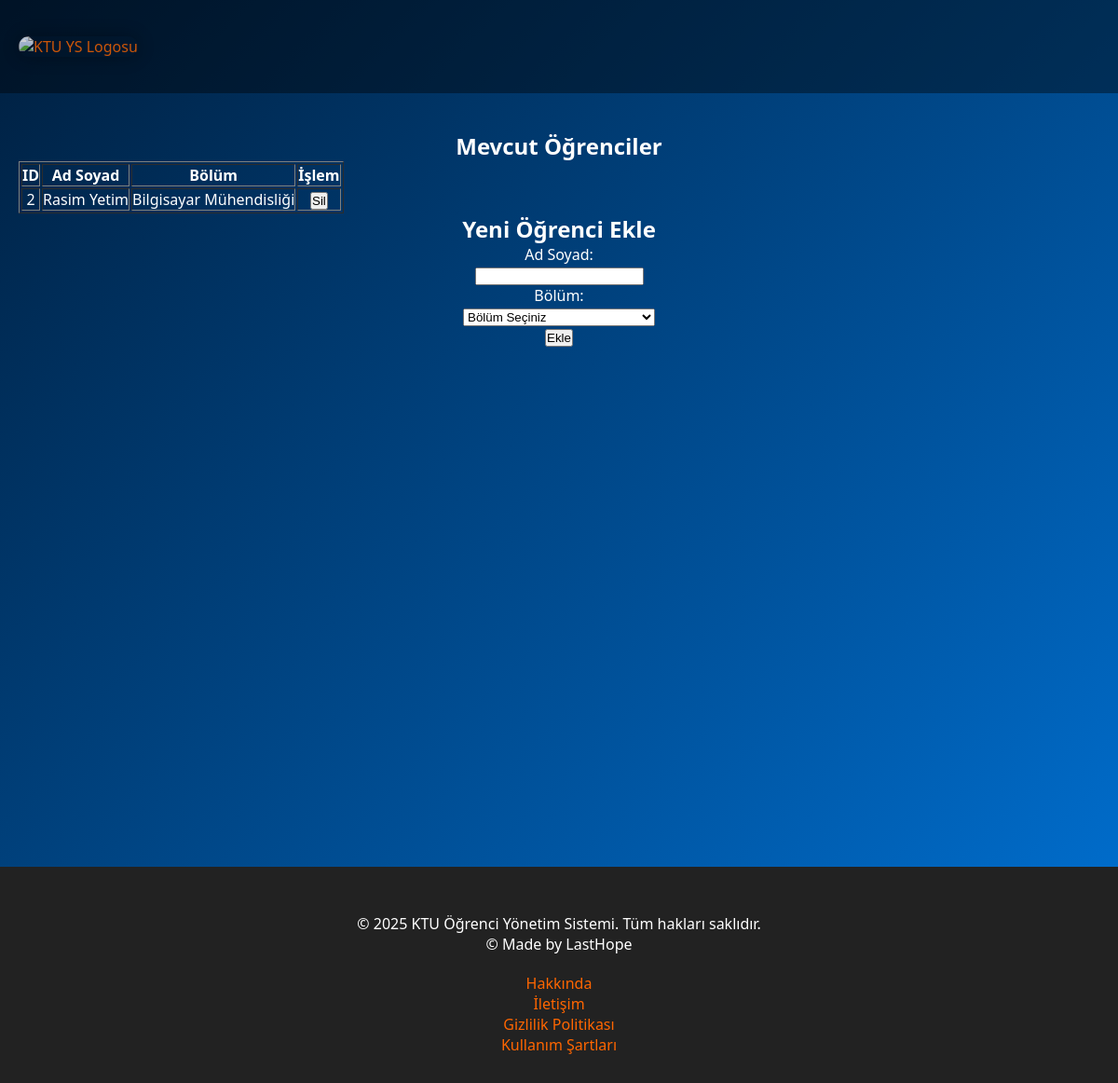
/ogrekle (signed in), run on the app's committed database.
### models.py (models this page shows)
class Ogrenci(db.Model):
    __tablename__ = 'ogrenci'
    ogrID = db.Column(db.Integer, primary_key=True, autoincrement=True)
    adSoyad = db.Column(db.String, nullable=False)
    bolum = db.Column(db.String, nullable=False)

### app.py (the view, shortened to what this page needs)
@app.route('/ogrekle', methods=['GET', 'POST'])
def ogrekle():
    if 'rol' not in session or session['rol'] != 'yonetici':
        flash("Yetkisiz giriş.")
        return redirect(url_for('ygiris'))
    ogrenciler = Ogrenci.query.all()
    return render_template('ogrekle.html', ogrenciler=ogrenciler)

### templates/ogrekle.html (shortened to what this page needs)
<!DOCTYPE html>
<html lang="tr">
<head>
<link rel="stylesheet" href="{{ url_for('static', filename='style.css') }}">
</head>
<body>
  <header class="header">
    <div class="logo-container"><a href="index.php">
    <img src="https://pu.ktu.edu.tr/pluginfile.php/1/theme_remui/logo/1713768117/KT%C3%9C%20Logo%201A.png" alt="KTU YS Logosu"></a>
    </div>
  </header>
  <div class="container">
<h2>Mevcut Öğrenciler</h2>
<table border="1">
  <tr>
    <th>ID</th>
    <th>Ad Soyad</th>
    <th>Bölüm</th>
    <th>İşlem</th>
  </tr>
  {% for ogr in ogrenciler %}
  <tr>
    <td>{{ ogr.ogrID }}</td>
    <td>{{ ogr.adSoyad }}</td>
    <td>{{ ogr.bolum }}</td>
    <td>
      <form method="POST" action="{{ url_for('ogrenci_sil', ogrID=ogr.ogrID) }}" onsubmit="return confirm('Bu öğrenciyi silmek istediğinize emin misiniz?');">
        <button type="submit">Sil</button>
      </form>
    </td>
  </tr>
  {% endfor %}
</table>
<h2>Yeni Öğrenci Ekle</h2>
<form method="POST" action="{{ url_for('ogrekle') }}">
    <label>Ad Soyad:</label><br>
    <input type="text" name="adSoyad" required><br>
    <label>Bölüm:</label><br>
<select name="bolum" required>
    <option value="">Bölüm Seçiniz</option>
</select><br>
    <input type="submit" value="Ekle">
</form>
  </div>
  <footer class="footer">
    <div class="footer-container">
        <p>&copy; 2025 KTU Öğrenci Yönetim Sistemi. Tüm hakları saklıdır.</p>
        <p>&copy; Made by LastHope</p>
    </div>
    <div class="footer-links">
        <p><a href="about.html">Hakkında</a></p>
        <p><a href="contact.html">İletişim</a></p>
        <p><a href="privacy.html">Gizlilik Politikası</a></p>
        <p><a href="terms.html">Kullanım Şartları</a></p>
    </div>
</footer>
</body>
</html>

### static/style.css (style rules this page uses)
* { box-sizing: border-box; margin: 0; padding: 0; }
body { font-family: 'Segoe UI', sans-serif; background: linear-gradient(135deg, #001f3f, #0074D9); color: white; min-height: 100vh; }
.container { width: 100%; height: 800px; justify-content: center; align-items: center; text-align: center; padding: 40px 20px; }
.logo-container { display: flex; gap: 40px; flex-wrap: wrap; justify-content: center; }
.logo-container img { width: 200px; height: 100px; opacity: 0.8; border-radius: 20px; box-shadow: 0 0 20px rgba(0,0,0,0.4); }
.footer { background-color: #222; color: white; padding: 30px 0; text-align: center; margin-top: 30px; }
.footer-container { justify-content: center; padding: 20px; }
.footer-links { justify-content: space-between; }
a { text-decoration: none; color: #ff6600; }
.header { display: flex; justify-content: space-between; align-items: center; background-color: rgba(0, 0, 0, 0.4); padding: 20px; height: 100px; }

### data on the page
Ogrenci: ogrID "2", adSoyad "Rasim Yetim", bolum "Bilgisayar Mühendisliği"
